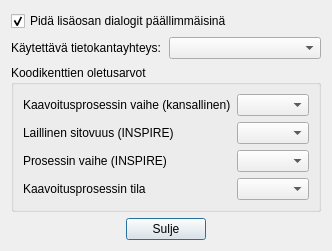
<?xml version="1.0" encoding="UTF-8"?>
<ui version="4.0">
 <class>DialogSettings</class>
 <widget class="QDialog" name="DialogSettings">
  <property name="geometry">
   <rect>
    <x>0</x>
    <y>0</y>
    <width>327</width>
    <height>208</height>
   </rect>
  </property>
  <property name="windowTitle">
   <string>Lisäosan asetukset</string>
  </property>
  <layout class="QVBoxLayout" name="verticalLayout">
   <item>
    <widget class="QCheckBox" name="checkBoxKeepDialogsOnTop">
     <property name="text">
      <string>Pidä lisäosan dialogit päällimmäisinä</string>
     </property>
     <property name="checked">
      <bool>true</bool>
     </property>
    </widget>
   </item>
   <item>
    <spacer name="verticalSpacer_3">
     <property name="orientation">
      <enum>Qt::Vertical</enum>
     </property>
     <property name="sizeHint" stdset="0">
      <size>
       <width>20</width>
       <height>40</height>
      </size>
     </property>
    </spacer>
   </item>
   <item>
    <layout class="QHBoxLayout" name="horizontalLayout_2">
     <item>
      <widget class="QLabel" name="label">
       <property name="text">
        <string>Käytettävä tietokantayhteys:</string>
       </property>
      </widget>
     </item>
     <item>
      <widget class="QComboBox" name="comboBoxUsedDBConnection"/>
     </item>
    </layout>
   </item>
   <item>
    <spacer name="verticalSpacer_2">
     <property name="orientation">
      <enum>Qt::Vertical</enum>
     </property>
     <property name="sizeHint" stdset="0">
      <size>
       <width>20</width>
       <height>40</height>
      </size>
     </property>
    </spacer>
   </item>
   <item>
    <widget class="QGroupBox" name="groupBox">
     <property name="title">
      <string>Koodikenttien oletusarvot</string>
     </property>
     <layout class="QFormLayout" name="formLayout">
      <item row="0" column="0">
       <widget class="QLabel" name="label_2">
        <property name="text">
         <string>Kaavoitusprosessin vaihe (kansallinen)</string>
        </property>
       </widget>
      </item>
      <item row="0" column="1">
       <widget class="QComboBox" name="comboBoxKansallinenProsessinVaihe"/>
      </item>
      <item row="1" column="0">
       <widget class="QLabel" name="label_3">
        <property name="text">
         <string>Laillinen sitovuus (INSPIRE)</string>
        </property>
       </widget>
      </item>
      <item row="2" column="0">
       <widget class="QLabel" name="label_4">
        <property name="text">
         <string>Prosessin vaihe (INSPIRE)</string>
        </property>
       </widget>
      </item>
      <item row="3" column="0">
       <widget class="QLabel" name="label_5">
        <property name="text">
         <string>Kaavoitusprosessin tila</string>
        </property>
       </widget>
      </item>
      <item row="1" column="1">
       <widget class="QComboBox" name="comboBoxLaillinenSitovuus"/>
      </item>
      <item row="2" column="1">
       <widget class="QComboBox" name="comboBoxProsessinVaihe"/>
      </item>
      <item row="3" column="1">
       <widget class="QComboBox" name="comboBoxKaavoitusprosessinTila"/>
      </item>
     </layout>
    </widget>
   </item>
   <item>
    <spacer name="verticalSpacer">
     <property name="orientation">
      <enum>Qt::Vertical</enum>
     </property>
     <property name="sizeHint" stdset="0">
      <size>
       <width>20</width>
       <height>40</height>
      </size>
     </property>
    </spacer>
   </item>
   <item>
    <layout class="QHBoxLayout" name="horizontalLayout">
     <item>
      <spacer name="horizontalSpacer">
       <property name="orientation">
        <enum>Qt::Horizontal</enum>
       </property>
       <property name="sizeHint" stdset="0">
        <size>
         <width>40</width>
         <height>20</height>
        </size>
       </property>
      </spacer>
     </item>
     <item>
      <widget class="QPushButton" name="pushButtonClose">
       <property name="text">
        <string>Sulje</string>
       </property>
      </widget>
     </item>
     <item>
      <spacer name="horizontalSpacer_2">
       <property name="orientation">
        <enum>Qt::Horizontal</enum>
       </property>
       <property name="sizeHint" stdset="0">
        <size>
         <width>40</width>
         <height>20</height>
        </size>
       </property>
      </spacer>
     </item>
    </layout>
   </item>
  </layout>
 </widget>
 <resources/>
 <connections/>
</ui>
